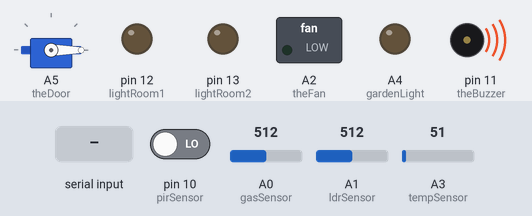
The program below on a simulated Arduino Uno, built with avr-gcc and run on an emulated ATmega328P. Shown: servo, switched loads named in the program (green lamp = pin HIGH), output pins drawn as LEDs (lit = HIGH), buzzer (waves = sounding, pin HIGH). Inputs (shaded band) come from the test bench; at power-on: A3 (tempSensor) = 51, A1 (ldrSensor) = 512, pin 10 (pirSensor) LOW, A0 (gasSensor) = 512.

Above: at 1.4 s.
1.5 s: A3 (tempSensor) set to 56
4.8 s: A3 (tempSensor) set to 64
At 4.95 s:
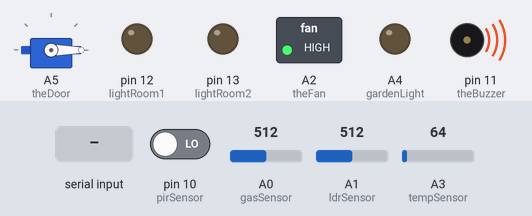
8.1 s: A1 (ldrSensor) set to 307
11.4 s: A1 (ldrSensor) set to 289
At 11.56 s:
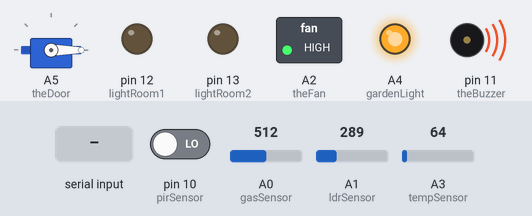
14.7 s: "A" received over Serial
At 15.17 s:
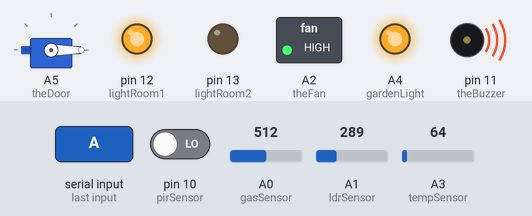
18.0 s: "B" received over Serial
At 18.17 s:
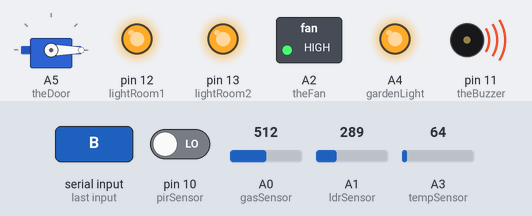
Timing chart, 0 to 22.3 s (numbered marks = the images above; inputs shaded):
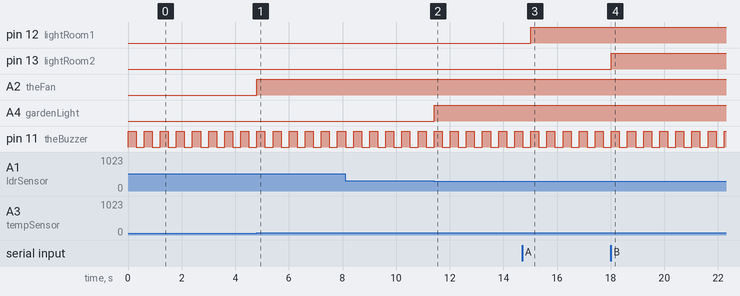

Measured:
- the behaviour switches between 59 and 60 on A3 (tempSensor) (found by bisection; images 0 and 1)
- the behaviour switches between 300 and 299 on A1 (ldrSensor) (found by bisection; images 1 and 2)
- after the input at 4.8 s, A2 (theFan): LOW → HIGH at once
- after the input at 11.4 s, A4 (gardenLight): LOW → HIGH at once
- after the input at 14.7 s, pin 12 (lightRoom1): LOW → HIGH after 0.32 s
- after the input at 18.0 s, pin 13 (lightRoom2): LOW → HIGH at once
- by itself, pin 11 (theBuzzer): alternates HIGH for 0.30 s and LOW for 0.30 s

The program:

main.cpp
```cpp
#include <Keypad.h>
#include <Servo.h>

Servo theDoor;

int pirSensor = 10;
int gasSensor = A0;
int theBuzzer = 11;
int lightRoom1 = 12;
int lightRoom2 = 13;
int ldrSensor = A1;
int theFan = A2;
int tempSensor = A3;
int gardenLight = A4;

int pCount = 0;
char pass1 = '1';
char pass2 = '2';
char pass3 = '3';
char pass4 = '4';
char k1, k2, k3, k4;

const byte r = 4;
const byte c = 4;
char keys[r][c] = {
{'1','2','3','A'},
{'4','5','6','B'},
{'7','8','9','C'},
{'*','0','#','D'}
};
byte rPins[r] = {9, 8, 7, 6};
byte cPins[c] = {5, 4, 3, 2};
Keypad mypad = Keypad(makeKeymap(keys), rPins, cPins, r, c);

void setup() {
Serial.begin(115200);
theDoor.attach(A5);
theDoor.write(0);

pinMode(pirSensor, INPUT);
pinMode(gasSensor, INPUT);
pinMode(theBuzzer, OUTPUT);
pinMode(lightRoom1, OUTPUT);
pinMode(lightRoom2, OUTPUT);
pinMode(ldrSensor, INPUT);
pinMode(theFan, OUTPUT);
pinMode(tempSensor, INPUT);
pinMode(gardenLight, OUTPUT);

digitalWrite(theBuzzer, LOW);
digitalWrite(lightRoom1, LOW);
digitalWrite(lightRoom2, LOW);
digitalWrite(theFan, LOW);
digitalWrite(gardenLight, LOW);
}

void loop() {

int gValue = analogRead(gasSensor);
if (gValue > 400) {
digitalWrite(theBuzzer, HIGH);
delay(300);
digitalWrite(theBuzzer, LOW);
delay(300);
}
if (gValue <= 400) {
digitalWrite(theBuzzer, LOW);
}

int pValue = digitalRead(pirSensor);
if (pValue == HIGH) {
digitalWrite(theBuzzer, HIGH);
delay(1000);
digitalWrite(theBuzzer, LOW);
}

int lValue = analogRead(ldrSensor);
if (lValue < 300) {
digitalWrite(gardenLight, HIGH);
}
if (lValue >= 300) {
digitalWrite(gardenLight, LOW);
}

int tValue = analogRead(tempSensor);
int cTemp = (5.0 * tValue * 100.0) / 1024.0;
if (cTemp > 28) {
digitalWrite(theFan, HIGH);
}
if (cTemp < 28) {
digitalWrite(theFan, LOW);
}

if (Serial.available() > 0) {
char blue = Serial.read();

if (blue == 'A') {
digitalWrite(lightRoom1, HIGH);
}
if (blue == 'a') {
digitalWrite(lightRoom1, LOW);
}
if (blue == 'B') {
digitalWrite(lightRoom2, HIGH);
}
if (blue == 'b') {
digitalWrite(lightRoom2, LOW);
}
if (blue == 'C') {
digitalWrite(theFan, HIGH);
}
if (blue == 'c') {
digitalWrite(theFan, LOW);
}
if (blue == 'O') {
theDoor.write(90);
delay(3000);
theDoor.write(0);
}
}

char k = mypad.getKey();
if (k) {
if (pCount == 0) {
k1 = k;
pCount = 1;
}
else if (pCount == 1) {
k2 = k;
pCount = 2;
}
else if (pCount == 2) {
k3 = k;


pCount = 3;
}
else if (pCount == 3) {
k4 = k;

if (k1 == pass1 && k2 == pass2 && k3 == pass3 && k4 == pass4) {
theDoor.write(90);
delay(4000);
theDoor.write(0);
pCount = 0;
} else {
digitalWrite(theBuzzer, HIGH);
delay(2000);
digitalWrite(theBuzzer, LOW);
pCount = 0;
}
}
}
}
```
